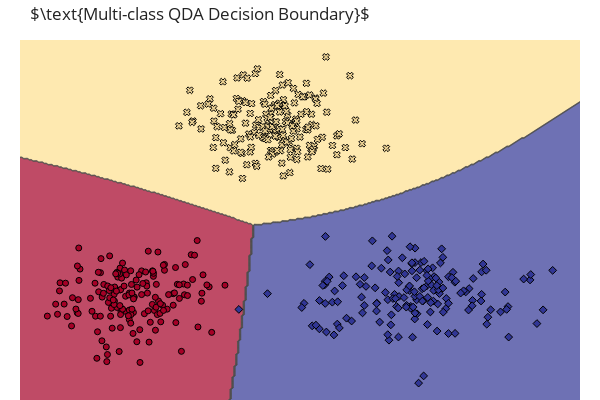

Here is the notebook cell this chart was saved with:
### Markdown cell above
## Generative Models - Simulation and Decision Boundaries

### Code cell
from sklearn.discriminant_analysis import LinearDiscriminantAnalysis as LDA
from sklearn.discriminant_analysis import QuadraticDiscriminantAnalysis as QDA

# Generate dataset according to LDA/QDA generative model
mu = np.array([[0, 0], [2.5, 5], [5, 0]])
pi = [.33, .34, .33]

learner = "QDA"
if learner == "LDA":
    cov = np.repeat(np.array([[.5, 0], [0, .5]])[None,:, :], 3, axis=0)
    model = LDA()
else:
    cov = np.array([[[.5, 0], [0, .5]], [[.5, 0], [0, .5]], [[1, 0], [0, .5]],])
    model = QDA()

# y = np.random.binomial(n=1, p=pi, size=500)
y = np.random.choice([0,1,2], size=500, p=pi)
X = np.array([np.random.multivariate_normal(mu[yi], cov[yi]) for yi in y])


# Plotting dataset and LAD decision boundaries
lims = np.array([X.min(axis=0), X.max(axis=0)]).T + np.array([-.5, .5])


fig = go.Figure([
    decision_surface(model.fit(X, y).predict, lims[0], lims[1], showscale=False, colorscale=class_colors(3), density=300),
    go.Scatter(x=X[:,0], y=X[:,1], mode="markers", showlegend=False, 
               marker=dict(color=y, symbol=class_symbols[y], colorscale=class_colors(3), 
                           line=dict(color="black", width=1)))],
                layout=go.Layout(xaxis=dict(range=lims[0], autorange=False, visible=False),
                                 yaxis=dict(range=lims[1], autorange=False, visible=False),
                                 width=600, height=400,
                                 title=rf"$\text{{Multi-class {learner} Decision Boundary}}$"))
fig.show()

### Figure 1 — Plotly figure (JSON) as saved in the notebook; plotly's stock layout.template omitted (floating-point values rounded to 4 significant figures; data arrays with more than 128 entries replaced by an {"elided": "..."} marker saying what was removed)
{"data": [{"colorscale": [[0, "rgb(165,0,38)"], [0.4444, "rgb(254,224,144)"], [1, "rgb(49,54,149)"]], "connectgaps": true, "hoverinfo": "skip", "opacity": 0.7, "reversescale": false, "showlegend": false, "showscale": false, "type": "contour", "x": {"elided": "300 float values"}, "y": {"elided": "300 float values"}, "z": {"elided": "300x300 int values"}}, {"marker": {"color": {"elided": "500 int values"}, "colorscale": [[0, "rgb(165,0,38)"], [0.4444, "rgb(254,224,144)"], [1, "rgb(49,54,149)"]], "line": {"color": "black", "width": 1}, "symbol": {"elided": "500 str values"}}, "mode": "markers", "showlegend": false, "type": "scatter", "x": {"elided": "500 float values"}, "y": {"elided": "500 float values"}}], "layout": {"height": 400, "title": {"text": "$\\text{Multi-class QDA Decision Boundary}$"}, "width": 600, "xaxis": {"autorange": false, "range": [-2.119, 8.123], "visible": false}, "yaxis": {"autorange": false, "range": [-3.081, 7.565], "visible": false}}}
